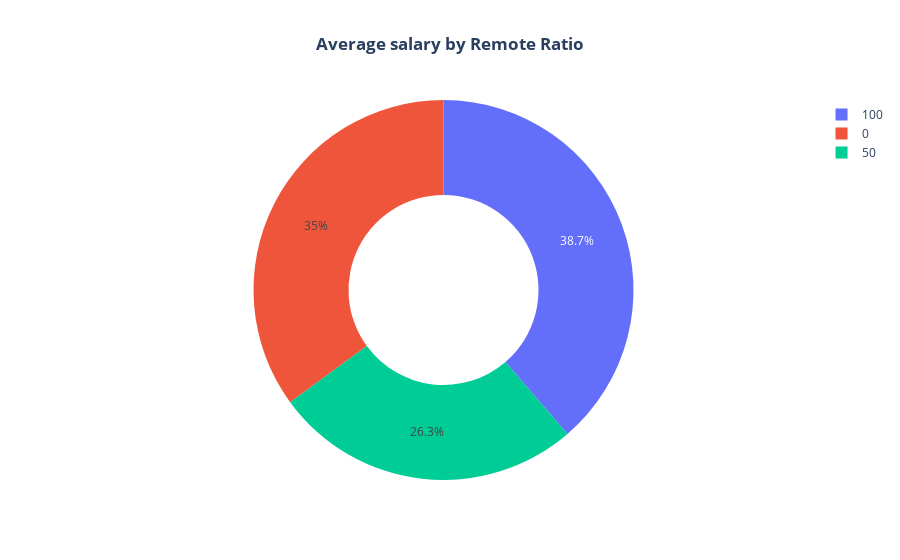

The notebook cell this image was saved under:
### Code cell
fig=px.pie(data2.groupby('remote_ratio',as_index=False)['salary_in_usd'].mean().sort_values(by='salary_in_usd',ascending=False).head(10),
           names='remote_ratio',values='salary_in_usd',color='remote_ratio',hole=0.5,
           labels={'remote_ratio':'Remote Ratio','salary_in_usd':'Average Salary'},template='plotly',
           title='<b>Average salary by Remote Ratio')
fig.update_layout(title_x=0.5)

### Figure 1 — Plotly figure (JSON) as saved in the notebook; plotly's stock layout.template omitted (floating-point values rounded to 4 significant figures)
{"data": [{"customdata": [[100], [0], [50]], "domain": {"x": [0, 1], "y": [0, 1]}, "hole": 0.5, "hovertemplate": "Remote Ratio=%{customdata[0]}<br>Average Salary=%{value}<extra></extra>", "labels": [100, 0, 50], "legendgroup": "", "marker": {"colors": ["#636efa", "#EF553B", "#00cc96"]}, "name": "", "showlegend": true, "type": "pie", "values": [108700.0, 98445, 73770.0]}], "layout": {"legend": {"tracegroupgap": 0}, "title": {"text": "<b>Average salary by Remote Ratio", "x": 0.5}}}
